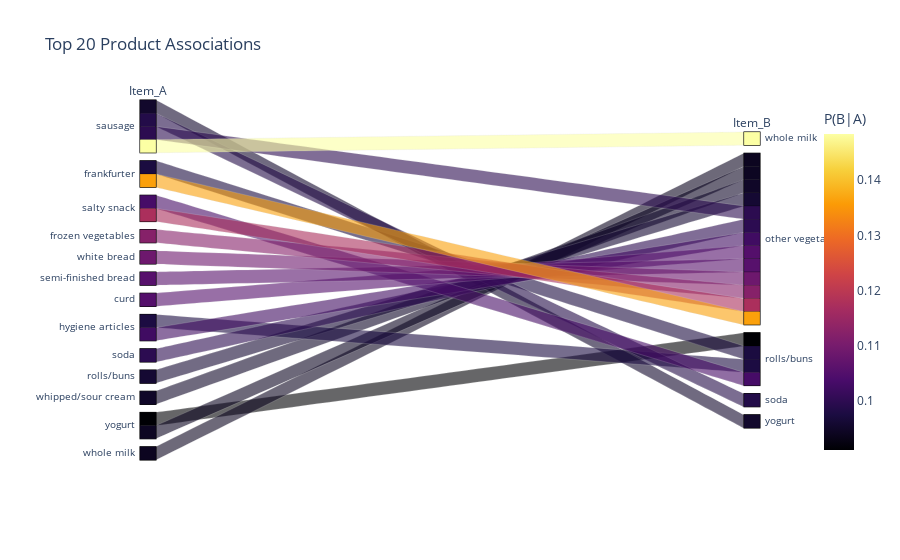

The cell this chart's notebook holds for it:
### Code cell
import plotly.express as px

# Prepare data for top N associations
top_n = 20
plot_data = result_df.sort_values('P(B|A)', ascending=False).head(top_n)

fig = px.parallel_categories(
    plot_data,
    dimensions=['Item_A', 'Item_B'],
    color='P(B|A)',
    color_continuous_scale=px.colors.sequential.Inferno,
    title=f"Top {top_n} Product Associations"
)

fig.update_layout(margin=dict(l=100, r=100, t=100, b=100))
fig.show()

### Figure 1 — Plotly figure (JSON) as saved in the notebook; plotly's stock layout.template omitted (floating-point values rounded to 4 significant figures)
{"data": [{"dimensions": [{"label": "Item_A", "values": ["sausage", "frankfurter", "salty snack", "frozen vegetables", "white bread", "semi-finished bread", "curd", "salty snack", "hygiene articles", "soda", "sausage", "sausage", "hygiene articles", "frankfurter", "rolls/buns", "sausage", "whipped/sour cream", "yogurt", "whole milk", "yogurt"]}, {"label": "Item_B", "values": ["whole milk", "other vegetables", "other vegetables", "other vegetables", "other vegetables", "other vegetables", "other vegetables", "rolls/buns", "other vegetables", "other vegetables", "other vegetables", "soda", "rolls/buns", "rolls/buns", "other vegetables", "yogurt", "other vegetables", "other vegetables", "other vegetables", "rolls/buns"]}], "domain": {"x": [0, 1], "y": [0, 1]}, "line": {"color": [0.1484, 0.1363, 0.1174, 0.1122, 0.1086, 0.1056, 0.1052, 0.1032, 0.1024, 0.09979, 0.09967, 0.09856, 0.09756, 0.09735, 0.09599, 0.09524, 0.0948, 0.09416, 0.09395, 0.09105], "coloraxis": "coloraxis"}, "name": "", "type": "parcats"}], "layout": {"coloraxis": {"colorbar": {"title": {"text": "P(B|A)"}}, "colorscale": [[0, "#000004"], [0.1111, "#1b0c41"], [0.2222, "#4a0c6b"], [0.3333, "#781c6d"], [0.4444, "#a52c60"], [0.5556, "#cf4446"], [0.6667, "#ed6925"], [0.7778, "#fb9b06"], [0.8889, "#f7d13d"], [1, "#fcffa4"]]}, "legend": {"tracegroupgap": 0}, "margin": {"b": 100, "l": 100, "r": 100, "t": 100}, "title": {"text": "Top 20 Product Associations"}}}
